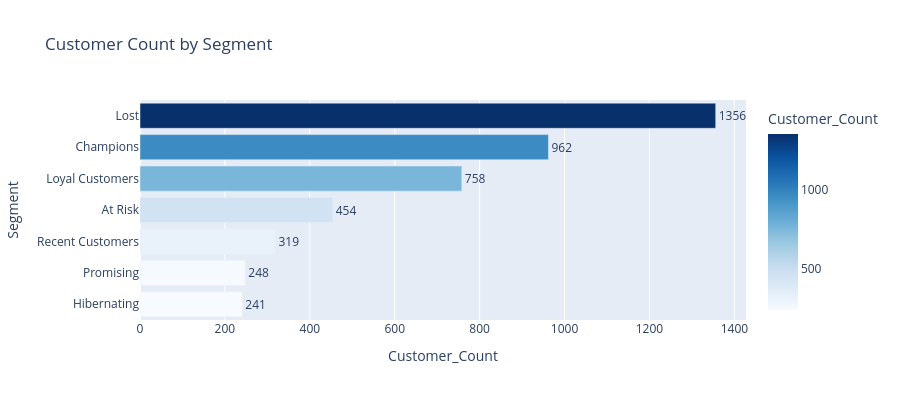
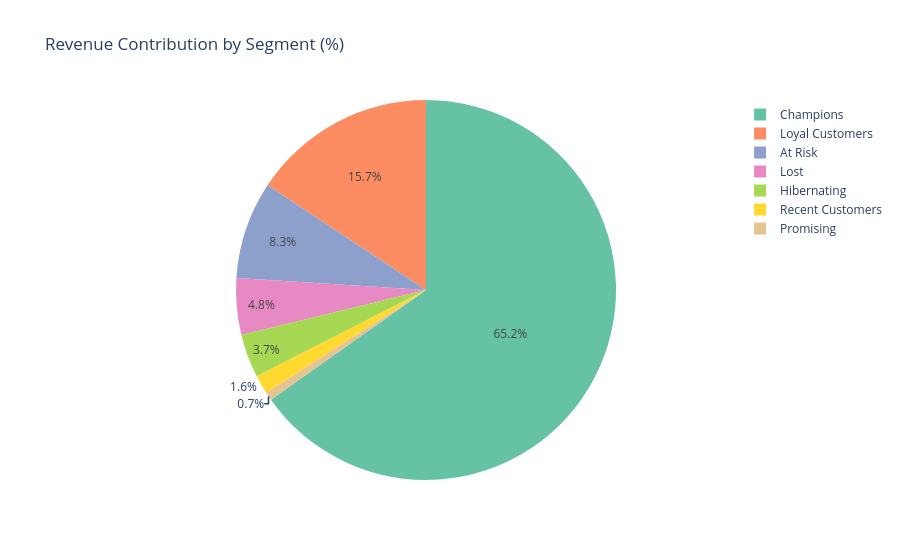
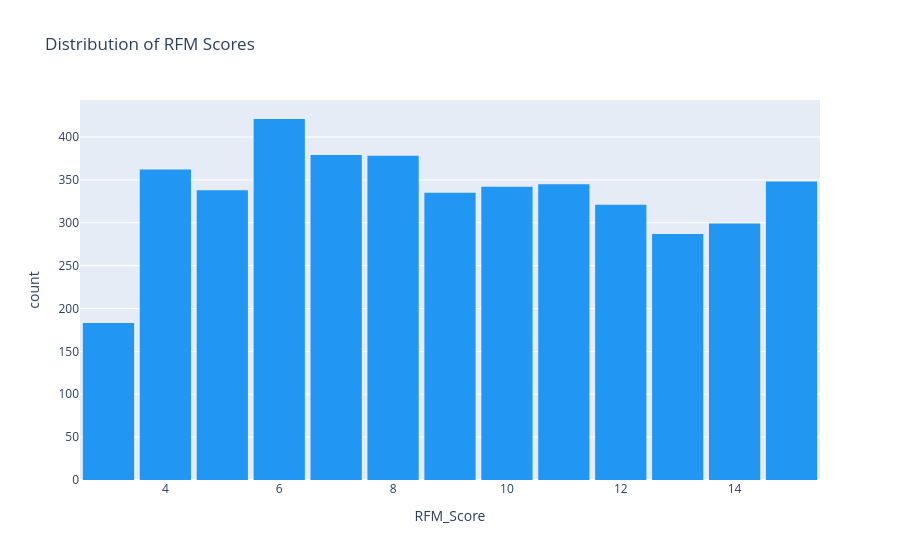
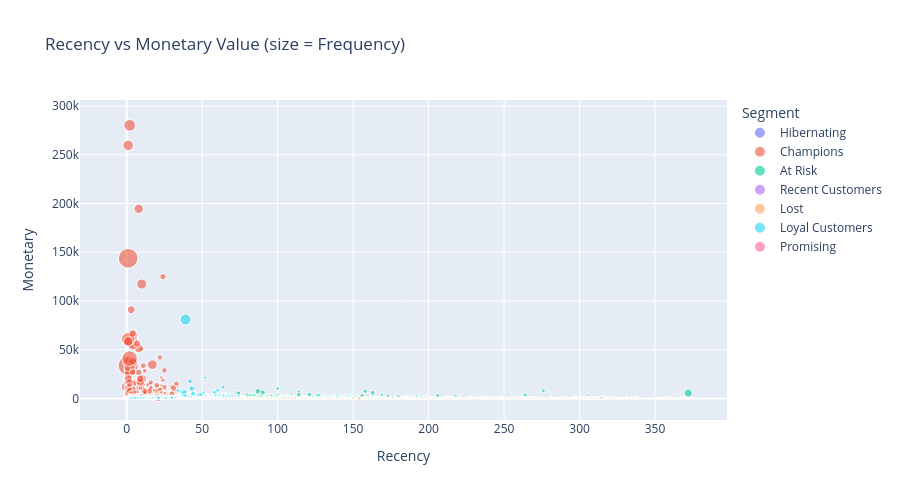

Here is the notebook cell these charts were saved with, in order:
### Code cell
# --- Step 6: Visualizations ---

import plotly.graph_objects as go
from plotly.subplots import make_subplots

# --- Plot 1: Customer Count by Segment ---
fig1 = px.bar(
    segment_summary.sort_values('Customer_Count', ascending=True),
    x='Customer_Count', y='Segment', orientation='h',
    title='Customer Count by Segment',
    color='Customer_Count',
    color_continuous_scale='Blues',
    text='Customer_Count'
)
fig1.update_traces(textposition='outside')
fig1.update_layout(showlegend=False, height=400)
fig1.show()

# --- Plot 2: Revenue % by Segment ---
fig2 = px.pie(
    segment_summary,
    values='Revenue_%', names='Segment',
    title='Revenue Contribution by Segment (%)',
    color_discrete_sequence=px.colors.qualitative.Set2
)
fig2.show()

# --- Plot 3: RFM Score Distribution ---
fig3 = px.histogram(
    rfm, x='RFM_Score', nbins=13,
    title='Distribution of RFM Scores',
    color_discrete_sequence=['#2196F3']
)
fig3.update_layout(bargap=0.1)
fig3.show()

# --- Plot 4: Recency vs Monetary (colored by segment) ---
fig4 = px.scatter(
    rfm, x='Recency', y='Monetary',
    color='Segment', size='Frequency',
    title='Recency vs Monetary Value (size = Frequency)',
    hover_data=['CustomerID'],
    opacity=0.6
)
fig4.update_layout(height=500)
fig4.show()

print("All 4 charts rendered.")

### Figure 1 — Plotly figure (JSON) as saved in the notebook; plotly's stock layout.template omitted (floating-point values rounded to 4 significant figures)
{"data": [{"hovertemplate": "Customer_Count=%{marker.color}<br>Segment=%{y}<extra></extra>", "legendgroup": "", "marker": {"color": [241, 248, 319, 454, 758, 962, 1356], "coloraxis": "coloraxis", "pattern": {"shape": ""}}, "name": "", "orientation": "h", "showlegend": false, "text": [241.0, 248.0, 319.0, 454.0, 758.0, 962.0, 1356.0], "textposition": "outside", "type": "bar", "x": [241, 248, 319, 454, 758, 962, 1356], "xaxis": "x", "y": ["Hibernating", "Promising", "Recent Customers", "At Risk", "Loyal Customers", "Champions", "Lost"], "yaxis": "y"}], "layout": {"barmode": "relative", "coloraxis": {"colorbar": {"title": {"text": "Customer_Count"}}, "colorscale": [[0, "rgb(247,251,255)"], [0.125, "rgb(222,235,247)"], [0.25, "rgb(198,219,239)"], [0.375, "rgb(158,202,225)"], [0.5, "rgb(107,174,214)"], [0.625, "rgb(66,146,198)"], [0.75, "rgb(33,113,181)"], [0.875, "rgb(8,81,156)"], [1, "rgb(8,48,107)"]]}, "height": 400, "legend": {"tracegroupgap": 0}, "showlegend": false, "title": {"text": "Customer Count by Segment"}, "xaxis": {"anchor": "y", "domain": [0, 1], "title": {"text": "Customer_Count"}}, "yaxis": {"anchor": "x", "domain": [0, 1], "title": {"text": "Segment"}}}}

### Figure 2 — Plotly figure (JSON) as saved in the notebook; plotly's stock layout.template omitted (floating-point values rounded to 4 significant figures)
{"data": [{"domain": {"x": [0, 1], "y": [0, 1]}, "hovertemplate": "Segment=%{label}<br>Revenue_%=%{value}<extra></extra>", "labels": ["Champions", "Loyal Customers", "At Risk", "Lost", "Hibernating", "Recent Customers", "Promising"], "legendgroup": "", "name": "", "showlegend": true, "type": "pie", "values": [65.2, 15.7, 8.3, 4.8, 3.7, 1.6, 0.7]}], "layout": {"legend": {"tracegroupgap": 0}, "piecolorway": ["rgb(102,194,165)", "rgb(252,141,98)", "rgb(141,160,203)", "rgb(231,138,195)", "rgb(166,216,84)", "rgb(255,217,47)", "rgb(229,196,148)", "rgb(179,179,179)"], "title": {"text": "Revenue Contribution by Segment (%)"}}}

### Figure 3 — Plotly figure (JSON) as saved in the notebook; plotly's stock layout.template omitted (floating-point values rounded to 4 significant figures; data arrays with more than 128 entries replaced by an {"elided": "..."} marker saying what was removed)
{"data": [{"bingroup": "x", "hovertemplate": "RFM_Score=%{x}<br>count=%{y}<extra></extra>", "legendgroup": "", "marker": {"color": "#2196F3", "pattern": {"shape": ""}}, "name": "", "nbinsx": 13, "orientation": "v", "showlegend": false, "type": "histogram", "x": {"elided": "4338 int values"}, "xaxis": "x", "yaxis": "y"}], "layout": {"bargap": 0.1, "barmode": "relative", "legend": {"tracegroupgap": 0}, "title": {"text": "Distribution of RFM Scores"}, "xaxis": {"anchor": "y", "domain": [0, 1], "title": {"text": "RFM_Score"}}, "yaxis": {"anchor": "x", "domain": [0, 1], "title": {"text": "count"}}}}

### Figure 4 — Plotly figure (JSON) as saved in the notebook; plotly's stock layout.template omitted (floating-point values rounded to 4 significant figures; data arrays with more than 128 entries replaced by an {"elided": "..."} marker saying what was removed)
{"data": [{"customdata": {"elided": "241x1 int values"}, "hovertemplate": "Segment=Hibernating<br>Recency=%{x}<br>Monetary=%{y}<br>Frequency=%{marker.size}<br>CustomerID=%{customdata[0]}<extra></extra>", "legendgroup": "Hibernating", "marker": {"color": "#636efa", "opacity": 0.6, "size": {"elided": "241 int values"}, "sizemode": "area", "sizeref": 0.5225, "symbol": "circle"}, "mode": "markers", "name": "Hibernating", "showlegend": true, "type": "scattergl", "x": {"elided": "241 int values"}, "xaxis": "x", "y": {"elided": "241 float values"}, "yaxis": "y"}, {"customdata": {"elided": "962x1 int values"}, "hovertemplate": "Segment=Champions<br>Recency=%{x}<br>Monetary=%{y}<br>Frequency=%{marker.size}<br>CustomerID=%{customdata[0]}<extra></extra>", "legendgroup": "Champions", "marker": {"color": "#EF553B", "opacity": 0.6, "size": {"elided": "962 int values"}, "sizemode": "area", "sizeref": 0.5225, "symbol": "circle"}, "mode": "markers", "name": "Champions", "showlegend": true, "type": "scattergl", "x": {"elided": "962 int values"}, "xaxis": "x", "y": {"elided": "962 float values"}, "yaxis": "y"}, {"customdata": {"elided": "454x1 int values"}, "hovertemplate": "Segment=At Risk<br>Recency=%{x}<br>Monetary=%{y}<br>Frequency=%{marker.size}<br>CustomerID=%{customdata[0]}<extra></extra>", "legendgroup": "At Risk", "marker": {"color": "#00cc96", "opacity": 0.6, "size": {"elided": "454 int values"}, "sizemode": "area", "sizeref": 0.5225, "symbol": "circle"}, "mode": "markers", "name": "At Risk", "showlegend": true, "type": "scattergl", "x": {"elided": "454 int values"}, "xaxis": "x", "y": {"elided": "454 float values"}, "yaxis": "y"}, {"customdata": {"elided": "319x1 int values"}, "hovertemplate": "Segment=Recent Customers<br>Recency=%{x}<br>Monetary=%{y}<br>Frequency=%{marker.size}<br>CustomerID=%{customdata[0]}<extra></extra>", "legendgroup": "Recent Customers", "marker": {"color": "#ab63fa", "opacity": 0.6, "size": {"elided": "319 int values"}, "sizemode": "area", "sizeref": 0.5225, "symbol": "circle"}, "mode": "markers", "name": "Recent Customers", "showlegend": true, "type": "scattergl", "x": {"elided": "319 int values"}, "xaxis": "x", "y": {"elided": "319 float values"}, "yaxis": "y"}, {"customdata": {"elided": "1356x1 int values"}, "hovertemplate": "Segment=Lost<br>Recency=%{x}<br>Monetary=%{y}<br>Frequency=%{marker.size}<br>CustomerID=%{customdata[0]}<extra></extra>", "legendgroup": "Lost", "marker": {"color": "#FFA15A", "opacity": 0.6, "size": {"elided": "1356 int values"}, "sizemode": "area", "sizeref": 0.5225, "symbol": "circle"}, "mode": "markers", "name": "Lost", "showlegend": true, "type": "scattergl", "x": {"elided": "1356 int values"}, "xaxis": "x", "y": {"elided": "1356 float values"}, "yaxis": "y"}, {"customdata": {"elided": "758x1 int values"}, "hovertemplate": "Segment=Loyal Customers<br>Recency=%{x}<br>Monetary=%{y}<br>Frequency=%{marker.size}<br>CustomerID=%{customdata[0]}<extra></extra>", "legendgroup": "Loyal Customers", "marker": {"color": "#19d3f3", "opacity": 0.6, "size": {"elided": "758 int values"}, "sizemode": "area", "sizeref": 0.5225, "symbol": "circle"}, "mode": "markers", "name": "Loyal Customers", "showlegend": true, "type": "scattergl", "x": {"elided": "758 int values"}, "xaxis": "x", "y": {"elided": "758 float values"}, "yaxis": "y"}, {"customdata": {"elided": "248x1 int values"}, "hovertemplate": "Segment=Promising<br>Recency=%{x}<br>Monetary=%{y}<br>Frequency=%{marker.size}<br>CustomerID=%{customdata[0]}<extra></extra>", "legendgroup": "Promising", "marker": {"color": "#FF6692", "opacity": 0.6, "size": {"elided": "248 int values"}, "sizemode": "area", "sizeref": 0.5225, "symbol": "circle"}, "mode": "markers", "name": "Promising", "showlegend": true, "type": "scattergl", "x": {"elided": "248 int values"}, "xaxis": "x", "y": {"elided": "248 float values"}, "yaxis": "y"}], "layout": {"height": 500, "legend": {"itemsizing": "constant", "title": {"text": "Segment"}, "tracegroupgap": 0}, "title": {"text": "Recency vs Monetary Value (size = Frequency)"}, "xaxis": {"anchor": "y", "domain": [0, 1], "title": {"text": "Recency"}}, "yaxis": {"anchor": "x", "domain": [0, 1], "title": {"text": "Monetary"}}}}
